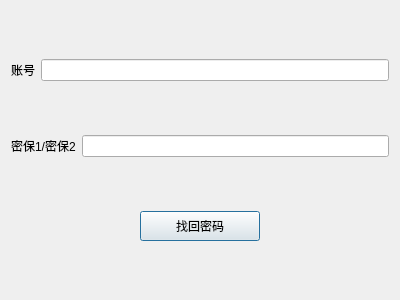
<?xml version="1.0" encoding="UTF-8"?>
<ui version="4.0">
 <class>FindPswdDlg</class>
 <widget class="QDialog" name="FindPswdDlg">
  <property name="geometry">
   <rect>
    <x>0</x>
    <y>0</y>
    <width>400</width>
    <height>300</height>
   </rect>
  </property>
  <property name="windowTitle">
   <string>Dialog</string>
  </property>
  <layout class="QVBoxLayout" name="verticalLayout">
   <item>
    <layout class="QHBoxLayout" name="horizontalLayout">
     <item>
      <widget class="QLabel" name="label">
       <property name="text">
        <string>账号</string>
       </property>
      </widget>
     </item>
     <item>
      <widget class="QLineEdit" name="UIDLEdit"/>
     </item>
    </layout>
   </item>
   <item>
    <layout class="QHBoxLayout" name="horizontalLayout_2">
     <item>
      <widget class="QLabel" name="label_2">
       <property name="text">
        <string>密保1/密保2</string>
       </property>
      </widget>
     </item>
     <item>
      <widget class="QLineEdit" name="KeyLEdit"/>
     </item>
    </layout>
   </item>
   <item alignment="Qt::AlignHCenter">
    <widget class="QPushButton" name="FindPBtn">
     <property name="minimumSize">
      <size>
       <width>120</width>
       <height>30</height>
      </size>
     </property>
     <property name="maximumSize">
      <size>
       <width>120</width>
       <height>30</height>
      </size>
     </property>
     <property name="text">
      <string>找回密码</string>
     </property>
    </widget>
   </item>
  </layout>
 </widget>
 <resources/>
 <connections/>
</ui>
